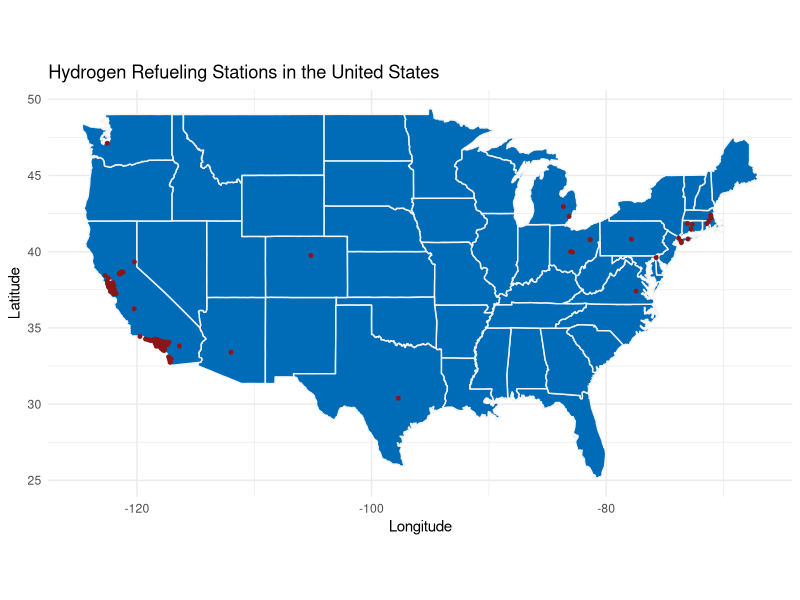

R code for this plot:
## ---- chunk 1
library(ggplot2)
library(maps)
us_map = map_data("state")
df_h2 = read.csv("h2_stations.csv")

ggplot() +
  geom_polygon(data = us_map, aes(x = long, y = lat, group = group),
               fill = "#006CB8", color = "#F4F4F4") +
  geom_point(data = df_h2, aes(x = Longitude, y = Latitude), 
             color = "#8C1515", size = 1) +
  theme_minimal() +
  labs(title = "Hydrogen Refueling Stations in the United States",
       x = "Longitude", y = "Latitude") +
  coord_fixed(1.3) 

